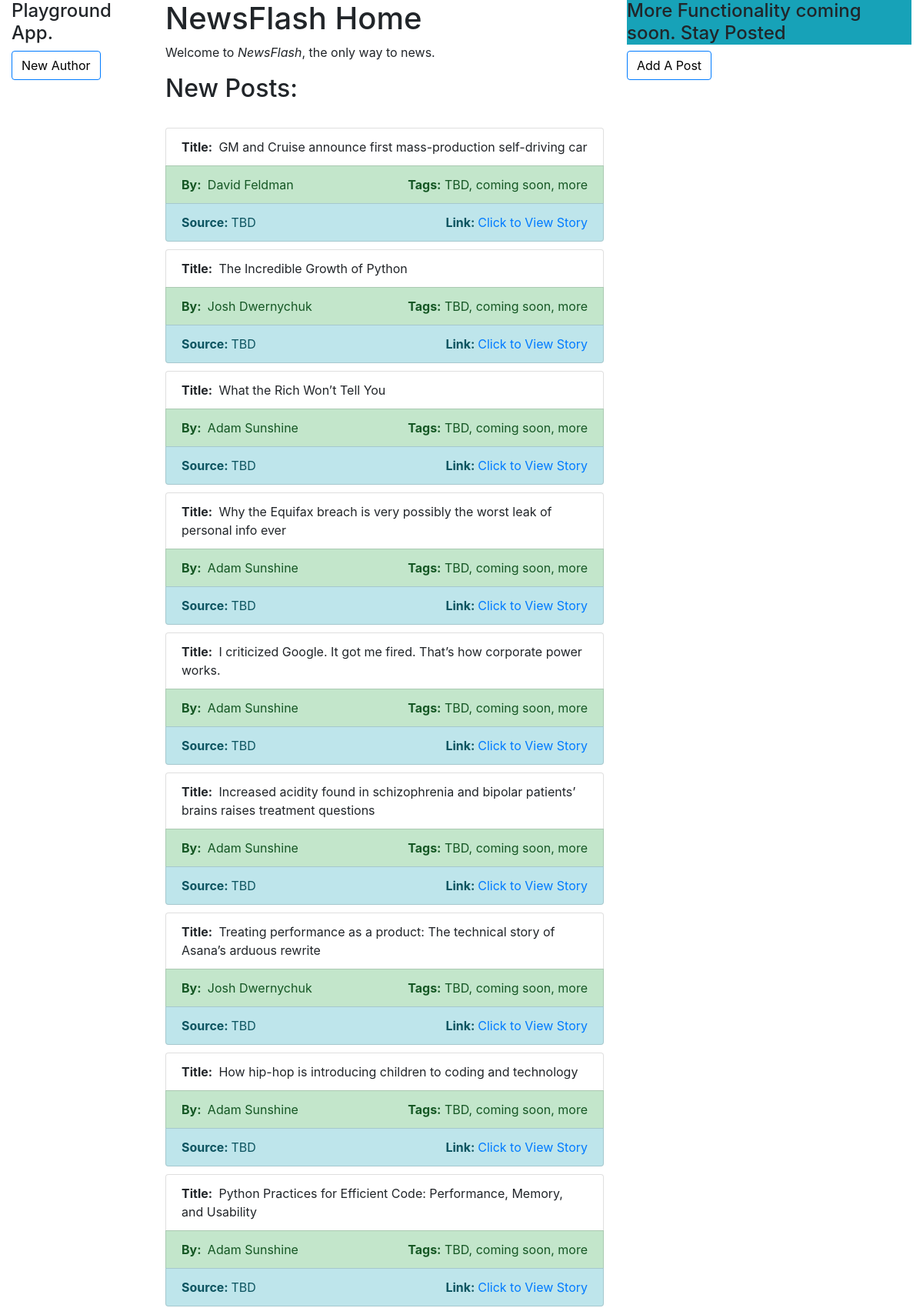
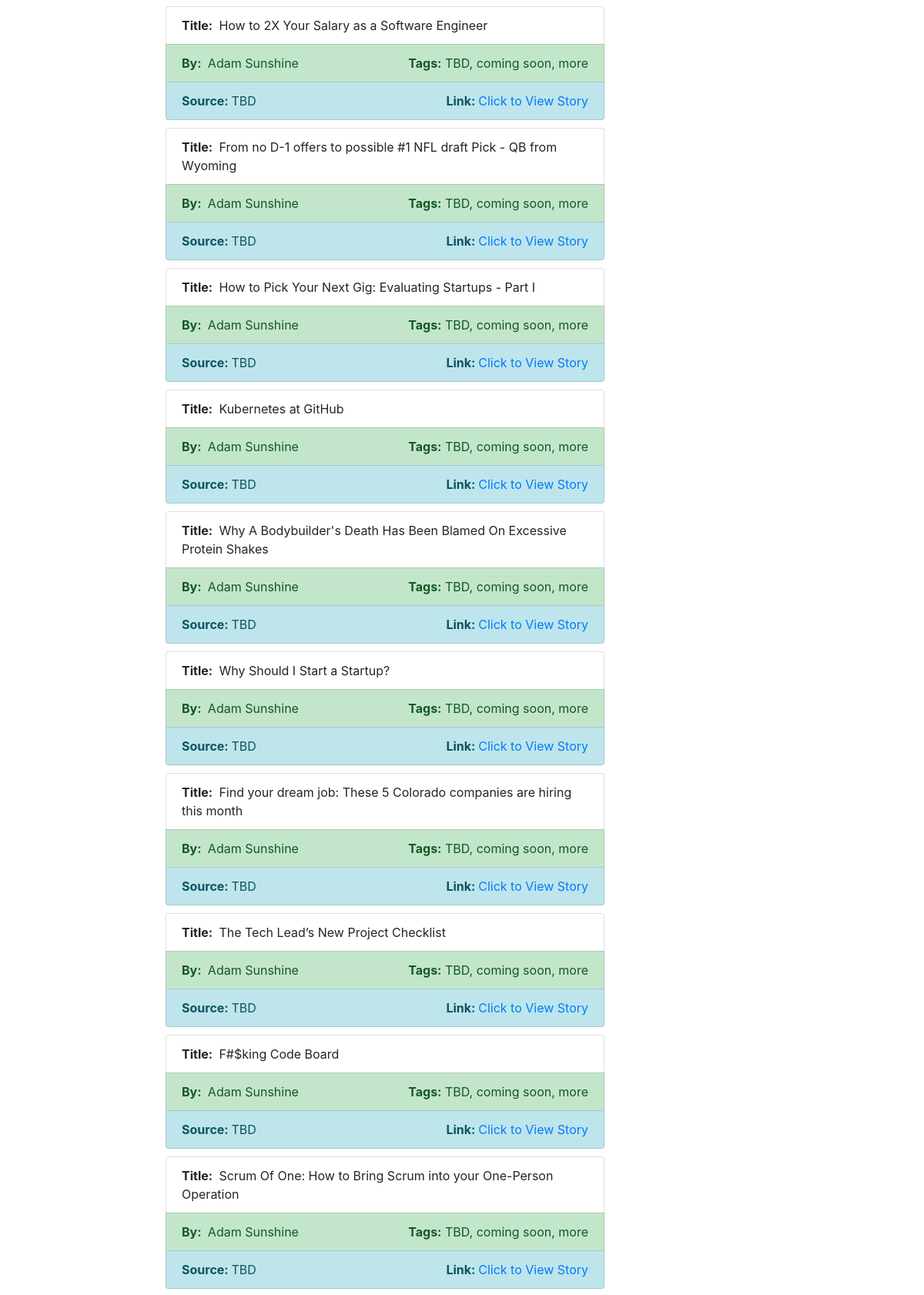
/flash/ (upper part), run on the app's committed database (2 pictures, top to bottom).
### flash/models.py (models this page shows, shortened)
class Post(models.Model):
    title = models.CharField(max_length=100)
    author = models.ForeignKey('Author',on_delete=models.SET_NULL, null=True)
    url = models.URLField(max_length=1000)
    created_at = models.DateTimeField(auto_now_add=True)
    class Meta:
         ordering = ['-created_at']

class Author(models.Model):
    first_name = models.CharField(max_length=100)
    last_name = models.CharField(max_length=100)
    email = models.CharField(max_length=70)
    def __str__(self):
        return '%s %s' % (self.first_name, self.last_name)

### flash/views.py (the view)
def index(request):
    num_posts=Post.objects.all()
    num_authors=Author.objects.count()  # The 'all()' is implied by default.
    return render(
        request,
        'index.html',
        context={'num_posts':num_posts,'num_authors':num_authors},
    )

### flash/templates/index.html
{% extends "base_generic.html" %}
{% block sidebar %}
<a href="/flash/write" class="btn btn-outline-primary" style="color:black;">New Author</a>
{% endblock %}
{% block content %}
<h1>NewsFlash Home</h1>
  <p>Welcome to <em>NewsFlash</em>, the only way to news.</p>
<h2>New Posts:</h2>
  <br>
  {% for post in num_posts %}
  <div class="well">
  <ul class="list-group single-post">
    <li class="list-group-item"><strong>Title: </strong>&nbsp;{{ post.title }}</li>
    <li class="list-group-item list-group-item-success d-flex justify-content-between">
      <div><strong>By: </strong>&nbsp;{{ post.author }}</div>
      <div><strong>Tags:</strong>&nbsp;TBD, coming soon, more</div>
    </li>
    <li class="list-group-item list-group-item-info d-flex justify-content-between">
        <div><strong>Source:&nbsp;</strong>TBD</div>
        <div>
          <strong>Link:&nbsp;</strong><a href="{{ post.url }}" target="_blank">Click to View Story</a>
        </div>
    </li>
  </ul>
</div>
  {% endfor %}
{% endblock %}
{% block addpost %}
<a href="/flash/create" class="btn btn-outline-primary" style="color:black;">Add A Post</a>
{% endblock %}

### flash/static/css/styles.css (style rules this page uses)
.single-post { margin-bottom: 10px; }

### data on the page
Post: title "GM and Cruise announce first mass-production self-driving car", author "David Feldman"
Post: title "The Incredible Growth of Python", author "Josh Dwernychuk"
Post: title "What the Rich Won’t Tell You", author "Adam Sunshine"
Post: title "Why the Equifax breach is very possibly the worst leak of personal info ever", author "Adam Sunshine"
Post: title "I criticized Google. It got me fired. That’s how corporate power works.", author "Adam Sunshine"
Post: title "Increased acidity found in schizophrenia and bipolar patients’ brains raises treatment questions", author "Adam Sunshine"
Post: title "Treating performance as a product: The technical story of Asana’s arduous rewrite", author "Josh Dwernychuk"
Post: title "How hip-hop is introducing children to coding and technology", author "Adam Sunshine"
Post: title "Python Practices for Efficient Code: Performance, Memory, and Usability", author "Adam Sunshine"
Post: title "How to 2X Your Salary as a Software Engineer", author "Adam Sunshine"
Post: title "From no D-1 offers to possible #1 NFL draft Pick - QB from Wyoming", author "Adam Sunshine"
Post: title "How to Pick Your Next Gig: Evaluating Startups - Part I", author "Adam Sunshine"
Post: title "Kubernetes at GitHub", author "Adam Sunshine"
Post: title "Why A Bodybuilder's Death Has Been Blamed On Excessive Protein Shakes", author "Adam Sunshine"
Post: title "Why Should I Start a Startup?", author "Adam Sunshine"
Post: title "Find your dream job: These 5 Colorado companies are hiring this month", author "Adam Sunshine"
Post: title "The Tech Lead’s New Project Checklist", author "Adam Sunshine"
Post: title "F#$king Code Board", author "Adam Sunshine"
Post: title "Scrum Of One: How to Bring Scrum into your One-Person Operation", author "Adam Sunshine"
